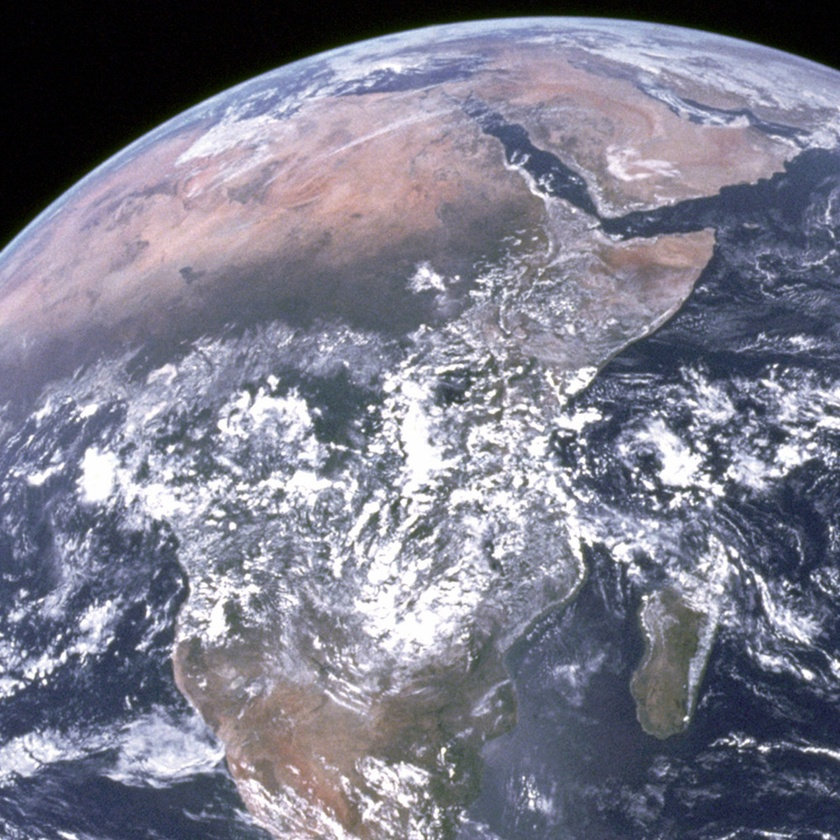
#> input picture Exercise 7-Resolution and Noise/worldA.jpg, 840 x 840 px, shrunk from 1000 x 1000 before the run
$ python ex1_correlation.py
#> lines starting #> are read from the running program, lines starting #| are printed output that depends on the picture
"""
14.06.2018
Image Processing Physics TU Muenchen
Julia Herzen, Klaus Achterhold, (Maximilian Teuffenbach, Juanjuan Huang)

ex1_correlation.py

Using numpy, matplotlib, scipy

The goal of this exercise is to get acquainted with noise, and the related
concepts of noise power spectra and correlation.
The exercise is split into two short subtasks.
You need to replace the ??? in the code with the required commands.
"""

import numpy as np
import matplotlib.pyplot as plt
import scipy.ndimage as nd
#from scipy.signal.signaltools import correlate2d
from skimage.feature import register_translation

# Part A: noise and correlation
# create noise, and calculate its noise power spectrum and correlation

# Create a 100x100 array of Gaussian noise with mean=0 and standard deviation
# sigma=1. Use the function numpy.rand.randn.
# Then use scipy.ndimage.gaussian_filter to create a low and high pass
# filtered version of your noise. (Remember from lecture 2: a high pass can be
# modelled as the original image minus the low pass image)

white_noise = np.random.randn(100, 100)
low_pass = nd.gaussian_filter(white_noise, 1)
high_pass = white_noise - low_pass

# Calculate and plot the noise power spectra of each noise signal.

nps_white = np.abs(np.fft.fft2(white_noise))**2
nps_low = np.abs(np.fft.fft2(low_pass))**2
nps_high = np.abs(np.fft.fft2(high_pass))**2

# Calculate and plot the auto-correlation of each noise signal using the
# correlation theorem. Center the maximum cross-correlation in the middle of
# the image, as already shown in the lecture for white noise.

corr_white = np.fft.fftshift(np.fft.ifft2(nps_white)).real
corr_low = np.fft.fftshift(np.fft.ifft2(nps_low)).real
corr_high = np.fft.fftshift(np.fft.ifft2(nps_high)).real

# The autocorrelation tells you the correlation between two pixels as a
# function of the distance between those pixels. For white noise, the
# correlation is only nonzero if the distance is zero, else there is no
# correlation between pixels.
# For the low-pass noise, there is a correlation in the neighborhood of each
# pixel due to the "patchy" character of the noise. The correlation falls off
# quickly with increasing distance. The high-pass noise exhibits anti-
# correlation in its immediate neighbourhood,i.e. you KNOW that a pixel will
# be different from its neighbor due to the "fast" changes in the noise.

# Part B: Image shift using cross-correlation
# Use cross-correlation for a simple image registration task

# Read in the two images worldA and worldB. Both images show the same object,
# but shifted by a small amount relative to each other. The task is to
# estimate the shift using cross-correlation.

im_shifted1 = plt.imread('worldA.jpg') / 255.
im_shifted2 = plt.imread('worldB.jpg') / 255.
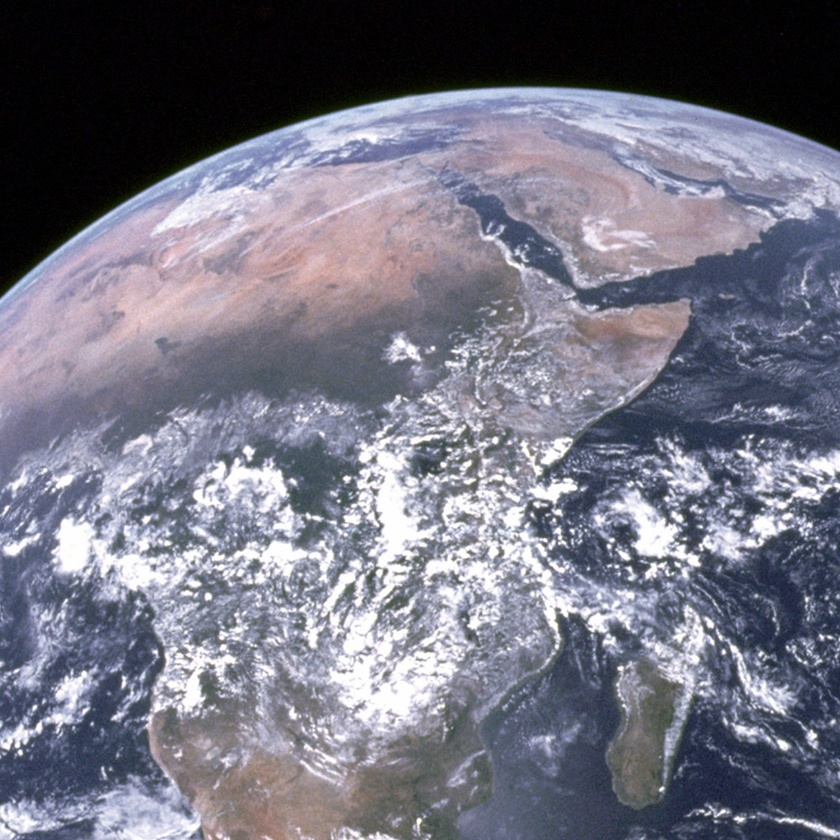
#> input picture Exercise 7-Resolution and Noise/worldB.jpg, 840 x 840 px, shrunk from 1000 x 1000 before the run
im_shifted1 = im_shifted1.mean(axis=2)
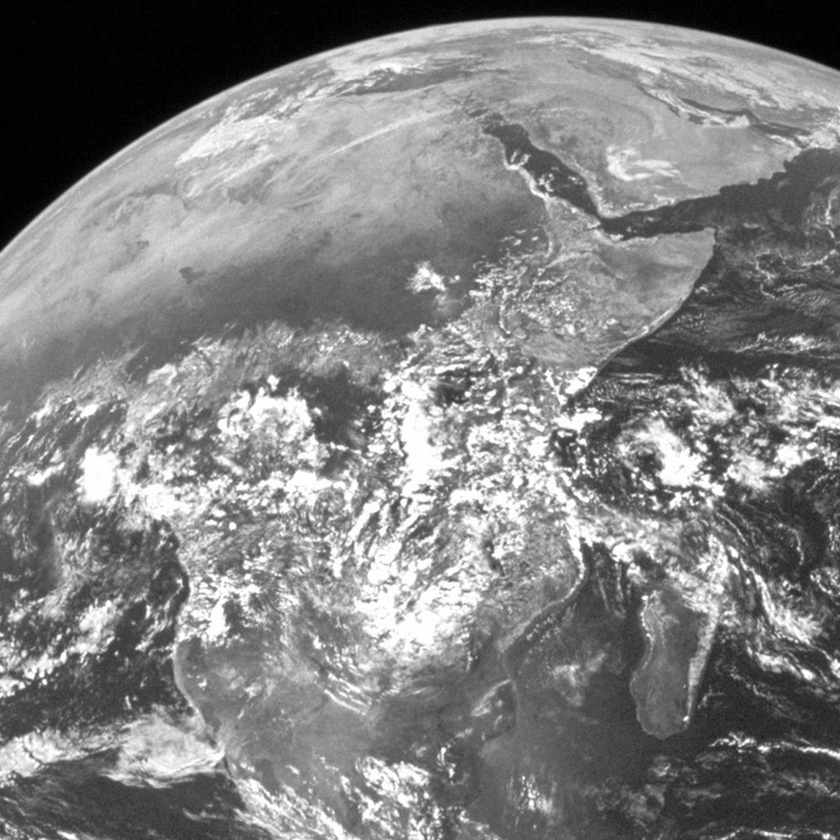
#> im_shifted1: shape (840, 840) float64; min 0, max 1, mean 0.507
im_shifted2 = im_shifted2.mean(axis=2)
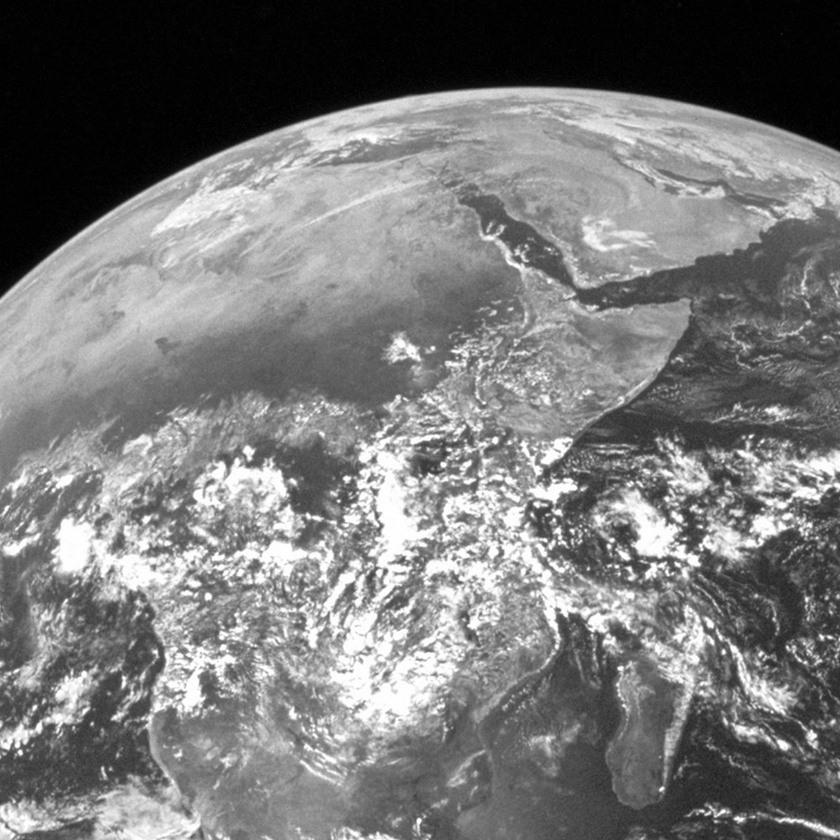
#> im_shifted2: shape (840, 840) float64; min 0, max 1, mean 0.472

# Calculate the cross-correlation between the two images by using the
# correlation theorem again.

#ccorr = correlate2d(im_shifted1, im_shifted2, boundary = 'symm', mode = 'same') '''too much time consuming'''

ccorr = np.fft.fftshift(np.abs(np.fft.ifft2(np.fft.fft2(im_shifted1) *\
                     np.conj(np.fft.fft2(im_shifted2)))))
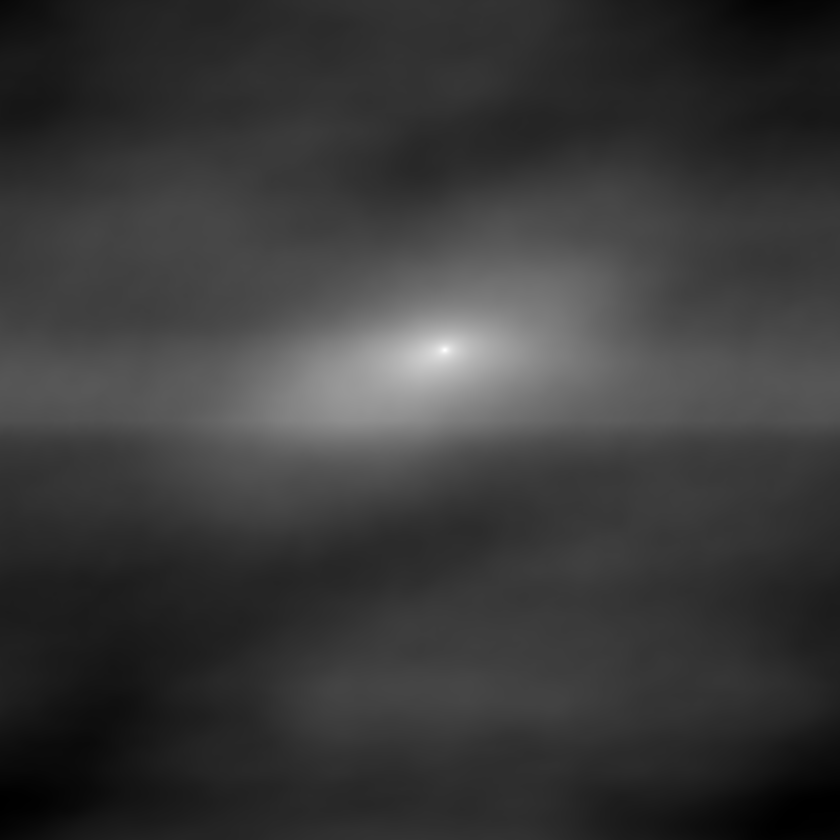
#> ccorr: shape (840, 840) float64; min 156901.5, max 209950.9, mean 168910.2; drawn with min black and max white

# Calculate the shift as a vector tuple. (you might want to use numpy.argmax
# and np.unravel_index, or numpy.where)
print("Register_translation function gives the relative translation of two images\
 since you suggested the function to use, so I am using both of them to compute\
 give the shift, for np.unravel_index we have to subtract shift_y by it's \
 respective dimenion to determine the displacement")
shift, error, phase = register_translation(im_shifted1, im_shifted2)
#> shift = [-71, 24]; error = 1; phase = -1.71e-17
shift_y, shift_x = shift
#> shift_y = -71; shift_x = 24
print("Calculatig Shift Using register_translation")
print(shift_y, shift_x)
#| -71.0 24.0

print("Calculatig Shift Using np.unravel_index")
shift_y, shift_x = np.unravel_index(np.argmax(ccorr), ccorr.shape)
#> shift_y = 350; shift_x = 444
# Print to screen the shifts

print(shift_y - im_shifted1.shape[0], shift_x)
#| -490 444

# The crosscorrelation will be highest if the shift from the correlation
# equals the shift between the two images, so you have to search for the
# coordinate of the maximum cross-correlation relative to the origin.

# Plot results

# Part A

plt.figure(1, figsize=(15, 5))
plt.subplot(1, 3, 1)
plt.imshow(white_noise, cmap='gray', interpolation='none')
plt.title('white noise spatial domain')
plt.subplot(1, 3, 2)
plt.imshow(low_pass, cmap='gray', interpolation='none')
plt.title('low pass spatial domain')
plt.subplot(1, 3, 3)
plt.imshow(high_pass, cmap='gray', interpolation='none')
plt.title('high pass spatial domain')

plt.figure(2, figsize=(15, 5))
plt.subplot(1, 3, 1)
plt.imshow(nps_white, cmap='gray', interpolation='none')
plt.title('white noise power spectrum')
plt.subplot(1, 3, 2)
plt.imshow(nps_low, cmap='gray', interpolation='none')
plt.title('low pass power spectrum')
plt.subplot(1, 3, 3)
plt.imshow(nps_high, cmap='gray', interpolation='none')
plt.title('high pass power spectrum')

plt.figure(3, figsize=(15, 5))
plt.subplot(1, 3, 1)
plt.imshow(corr_white, cmap='gray', interpolation='none')
plt.title('white noise autocorrelation')
plt.subplot(1, 3, 2)
plt.imshow(corr_low, cmap='gray', interpolation='none')
plt.title('low pass noise autocorrelation')
plt.subplot(1, 3, 3)
plt.imshow(corr_high, cmap='gray', interpolation='none')
plt.title('high pass noise autocorrelation')

# Part B

plt.figure(4, figsize=(15, 5))
plt.subplot(1, 3, 1)
plt.imshow(im_shifted1, cmap='gray', interpolation='none')
plt.title('image1')
plt.subplot(1, 3, 2)
plt.imshow(im_shifted2, cmap='gray', interpolation='none')
plt.title('image2')
plt.subplot(1, 3, 3)
plt.imshow(ccorr, cmap='gray', interpolation='none')
plt.title('crosscorrelation')
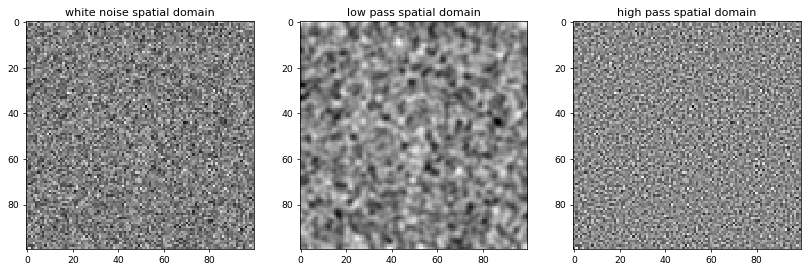
#> figure drawn by matplotlib, 3 panels
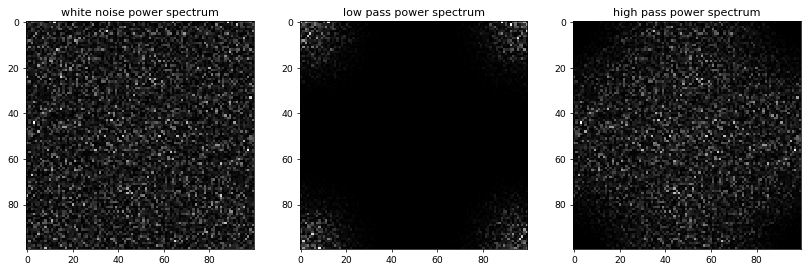
#> figure drawn by matplotlib, 3 panels
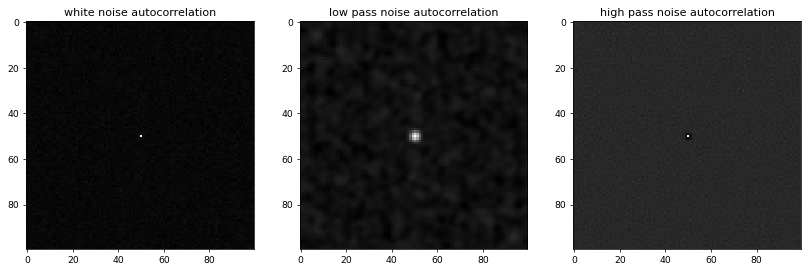
#> figure drawn by matplotlib, 3 panels
